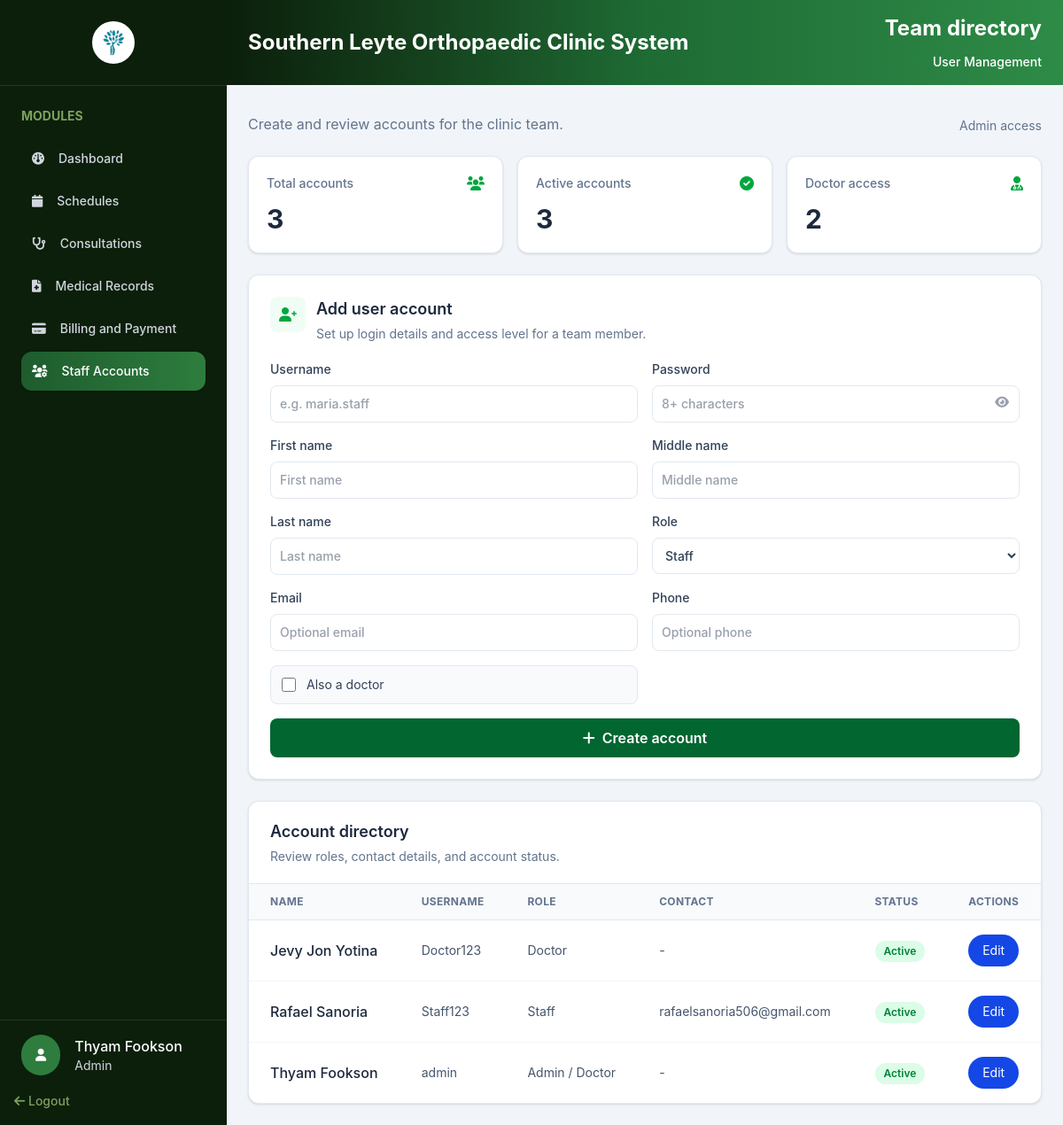
Page /admin/staff-management.php (signed in) on the committed database.
### tables this page shows
CREATE TABLE `users` (
  `UserID` int UNSIGNED NOT NULL,
  `Username` varchar(50) NOT NULL,
  `PasswordHash` varchar(255) NOT NULL,
  `FirstName` varchar(100) NOT NULL,
  `MiddleName` varchar(255) DEFAULT NULL,
  `LastName` varchar(100) NOT NULL,
  `Role` enum('Admin','Doctor','Staff') NOT NULL DEFAULT 'Staff',
  `IsDoctor` tinyint(1) NOT NULL DEFAULT '0',
  `Email` varchar(150) DEFAULT NULL,
  `Phone` varchar(30) DEFAULT NULL,
  `Status` enum('Active','Inactive') NOT NULL DEFAULT 'Active',
  `CreatedAt` timestamp NOT NULL DEFAULT CURRENT_TIMESTAMP
);

### admin/staff-management.php (the view, shortened to what the rows shown need)
<?php
require_once __DIR__ . '/../config/config.php';
require_once __DIR__ . '/../includes/auth.php';
$admin = SessionManager::getUser($pdo);
$user = $pdo->query(
    'SELECT UserID, Username, FirstName, LastName, Role, IsDoctor, Email, Phone, Status, CreatedAt
     FROM users ORDER BY CreatedAt DESC'
)->fetchAll(PDO::FETCH_ASSOC);
?>
<!DOCTYPE html>
<html lang="en">
<head>
    <link rel="stylesheet" href="../assets/css/output.css">
    <link rel="stylesheet" href="../assets/css/global.css">
    <link rel="stylesheet" href="https://cdnjs.cloudflare.com/ajax/libs/font-awesome/6.0.0-beta3/css/all.min.css">
</head>
<body class="h-screen flex bg-slate-100">
    <?php include_once '../includes/sidebar.php'; ?>
    <section class="flex-1 min-h-0 flex flex-col overflow-hidden">
        <div
            class="flex items-center justify-between bg-gradient-to-r from-[#0b1f0b] via-[#1e6b34] to-[#2e8b47] px-6 py-4">
            <h1 class="text-2xl font-bold text-white">Southern Leyte Orthopaedic Clinic System</h1>
            <div class="flex flex-col gap-3 items-end">
                <h1 class="text-2xl font-bold text-white">Team directory</h1>
            </div>
        </div>
        <main class="flex-1 p-6 overflow-auto">
            <div class="max-w-7xl mx-auto">
                <section class="bg-white rounded-xl border border-slate-200 shadow-sm p-6 mt-6">
                    <div class="flex items-start gap-3 mb-5">
                        <div>
                            <h2 class="text-lg font-semibold text-slate-800">Add user account</h2>
                        </div>
                    </div>
                </section>
                <section class="bg-white rounded-xl border border-slate-200 shadow-sm mt-6 overflow-hidden">
                    <div class="px-6 py-5 border-b border-slate-200">
                        <h2 class="text-lg font-semibold text-slate-800">Account directory</h2>
                    </div>
                    <div class="overflow-x-auto">
                        <table class="w-full text-left">
                            <thead
                                class="border-b border-slate-200 bg-slate-50 text-xs uppercase tracking-wide text-slate-500">
                                <tr>
                                    <th class="px-6 py-3">Name</th>
                                    <th class="px-6 py-3">Username</th>
                                    <th class="px-6 py-3">Role</th>
                                    <th class="px-6 py-3">Contact</th>
                                    <th class="px-6 py-3">Status</th>
                                    <th class="px-6 py-3">Actions</th>
                                </tr>
                            </thead>
                            <tbody><?php foreach ($user as $account): ?>
                                    <tr class="border-b last:border-0 border-slate-100 hover:bg-slate-50 transition">
                                        <td class="px-6 py-4 font-medium text-slate-800">
                                            <?= htmlspecialchars($account['FirstName'] . ' ' . $account['LastName']) ?>
                                        </td>
                                        <td class="px-6 py-4 text-sm text-slate-600">
                                            <?= htmlspecialchars($account['Username']) ?>
                                        </td>
                                        <td class="px-6 py-4 text-sm text-slate-600">
                                            <?= htmlspecialchars($account['Role'] . ($account['IsDoctor'] ? ' / Doctor' : '')) ?>
                                        </td>
                                        <td class="px-6 py-4 text-sm text-slate-600">
                                            <?= htmlspecialchars($account['Email'] ?: $account['Phone'] ?: '-') ?>
                                        </td>
                                        <td class="px-6 py-4"><span
                                                class="inline-flex rounded-full px-2.5 py-1 text-xs font-semibold <?= $account['Status'] === 'Active' ? 'bg-green-100 text-green-700' : 'bg-slate-100 text-slate-600' ?>"><?= htmlspecialchars($account['Status']) ?></span>
                                        </td>
                                        <td class="px-6 py-4 text-sm">
                                            <button type="button"
                                                class="edit-user-btn inline-flex rounded-full px-4 py-2 text-white bg-blue-700 cursor-pointer hover:bg-blue-800"
                                                data-id="<?= htmlspecialchars($account['UserID']) ?>"
                                                data-username="<?= htmlspecialchars($account['Username']) ?>"
                                                data-first-name="<?= htmlspecialchars($account['FirstName']) ?>"
                                                data-last-name="<?= htmlspecialchars($account['LastName']) ?>"
                                                data-role="<?= htmlspecialchars($account['Role']) ?>"
                                                data-is-doctor="<?= (int) $account['IsDoctor'] ?>"
                                                data-email="<?= htmlspecialchars($account['Email'] ?? '') ?>"
                                                data-phone="<?= htmlspecialchars($account['Phone'] ?? '') ?>">Edit</button>
                                        </td>
                                    </tr><?php endforeach; ?>
                            </tbody>
                        </table>
                    </div>
                </section>
            </div>
        </main>
    </section>
</body>
</html>

### includes/sidebar.php (shortened to what the rows shown need)
<div class="w-64 shrink-0 bg-[#0b1f0b] flex flex-col h-full">
    <div class="custom-scrollbar w-full p-6 overflow-y-auto flex-1 min-h-0">
        <h2 class="text-[#7fa05e] font-bold text-sm mb-4">MODULES</h2>
    </div>
    <div class="mt-auto">
        <div class="w-full border-t pt-4 pl-6 border-[#1e3a1e] flex items-center gap-4">
            <div>
                <?php if ($admin): ?>
                    <h1 class="text-white text-md font-medium">
                        <?= htmlspecialchars($admin['first_name']) ?>     <?= htmlspecialchars($admin['last_name']) ?>
                    </h1>
                    <h3 class="text-gray-300 text-sm"><?= htmlspecialchars($admin['role']) ?></h3>
                <?php endif; ?>
            </div>
        </div>
    </div>
</div>

### rows in the picture
users: FirstName "Thyam", LastName "Fookson", Role "Admin", FirstName+LastName "Thyam Fookson", Username "admin", Role+IsDoctor "Admin / Doctor", Email+Phone "-", Status "Active"
users: FirstName+LastName "Jevy Jon Yotina", Username "Doctor123", Role "Doctor", Email+Phone "-", Status "Active"
users: FirstName+LastName "Rafael Sanoria", Username "Staff123", Role "Staff", Email "rafaelsanoria506@gmail.com", Status "Active"

### other values in the picture
$item['label'] "Dashboard"
$item['label'] "Schedules"
$item['label'] "Consultations"
$item['label'] "Medical Records"
$item['label'] "Billing and Payment"
$item['label'] "Staff Accounts"
count($user) "3"
$activeAccounts "3"
$doctorAccounts "2"
